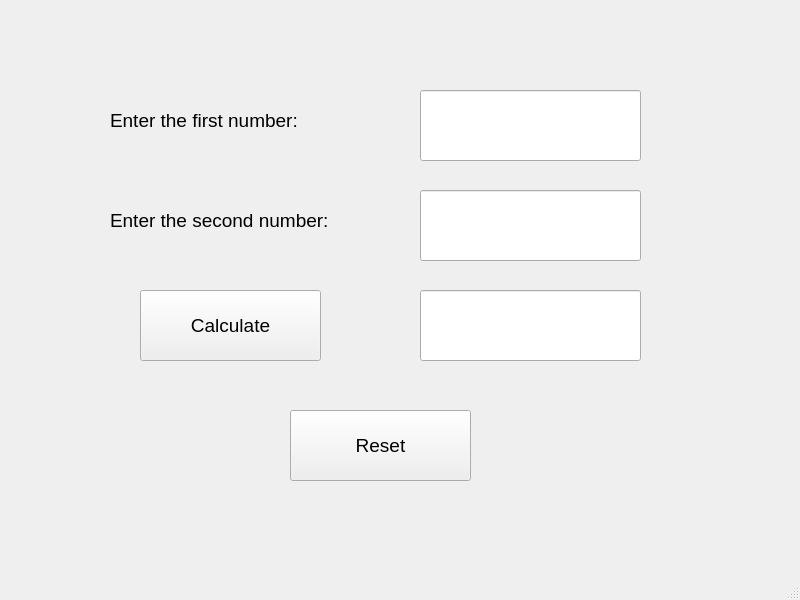
<?xml version="1.0" encoding="UTF-8"?>
<ui version="4.0">
 <class>MainWindow</class>
 <widget class="QMainWindow" name="MainWindow">
  <property name="geometry">
   <rect>
    <x>0</x>
    <y>0</y>
    <width>800</width>
    <height>600</height>
   </rect>
  </property>
  <property name="windowTitle">
   <string>MainWindow</string>
  </property>
  <widget class="QWidget" name="centralwidget">
   <widget class="QPushButton" name="calcBtn">
    <property name="geometry">
     <rect>
      <x>140</x>
      <y>290</y>
      <width>181</width>
      <height>71</height>
     </rect>
    </property>
    <property name="font">
     <font>
      <pointsize>14</pointsize>
     </font>
    </property>
    <property name="text">
     <string>Calculate</string>
    </property>
   </widget>
   <widget class="QLabel" name="label">
    <property name="geometry">
     <rect>
      <x>110</x>
      <y>100</y>
      <width>251</width>
      <height>41</height>
     </rect>
    </property>
    <property name="font">
     <font>
      <pointsize>14</pointsize>
     </font>
    </property>
    <property name="text">
     <string>Enter the first number:</string>
    </property>
   </widget>
   <widget class="QLineEdit" name="num1">
    <property name="geometry">
     <rect>
      <x>420</x>
      <y>90</y>
      <width>221</width>
      <height>71</height>
     </rect>
    </property>
    <property name="font">
     <font>
      <pointsize>14</pointsize>
      <bold>false</bold>
     </font>
    </property>
    <property name="text">
     <string/>
    </property>
    <property name="alignment">
     <set>Qt::AlignCenter</set>
    </property>
   </widget>
   <widget class="QLabel" name="label_2">
    <property name="geometry">
     <rect>
      <x>110</x>
      <y>200</y>
      <width>281</width>
      <height>41</height>
     </rect>
    </property>
    <property name="font">
     <font>
      <pointsize>14</pointsize>
     </font>
    </property>
    <property name="text">
     <string>Enter the second number:</string>
    </property>
   </widget>
   <widget class="QLineEdit" name="num2">
    <property name="geometry">
     <rect>
      <x>420</x>
      <y>190</y>
      <width>221</width>
      <height>71</height>
     </rect>
    </property>
    <property name="font">
     <font>
      <pointsize>14</pointsize>
      <bold>false</bold>
     </font>
    </property>
    <property name="text">
     <string/>
    </property>
    <property name="alignment">
     <set>Qt::AlignCenter</set>
    </property>
   </widget>
   <widget class="QLineEdit" name="result">
    <property name="geometry">
     <rect>
      <x>420</x>
      <y>290</y>
      <width>221</width>
      <height>71</height>
     </rect>
    </property>
    <property name="font">
     <font>
      <pointsize>14</pointsize>
      <bold>false</bold>
     </font>
    </property>
    <property name="text">
     <string/>
    </property>
    <property name="alignment">
     <set>Qt::AlignCenter</set>
    </property>
    <property name="readOnly">
     <bool>true</bool>
    </property>
    <property name="clearButtonEnabled">
     <bool>false</bool>
    </property>
   </widget>
   <widget class="QPushButton" name="resetBtn">
    <property name="geometry">
     <rect>
      <x>290</x>
      <y>410</y>
      <width>181</width>
      <height>71</height>
     </rect>
    </property>
    <property name="font">
     <font>
      <pointsize>14</pointsize>
     </font>
    </property>
    <property name="text">
     <string>Reset</string>
    </property>
   </widget>
  </widget>
  <widget class="QMenuBar" name="menubar">
   <property name="geometry">
    <rect>
     <x>0</x>
     <y>0</y>
     <width>800</width>
     <height>26</height>
    </rect>
   </property>
  </widget>
  <widget class="QStatusBar" name="statusbar"/>
 </widget>
 <resources/>
 <connections/>
</ui>
